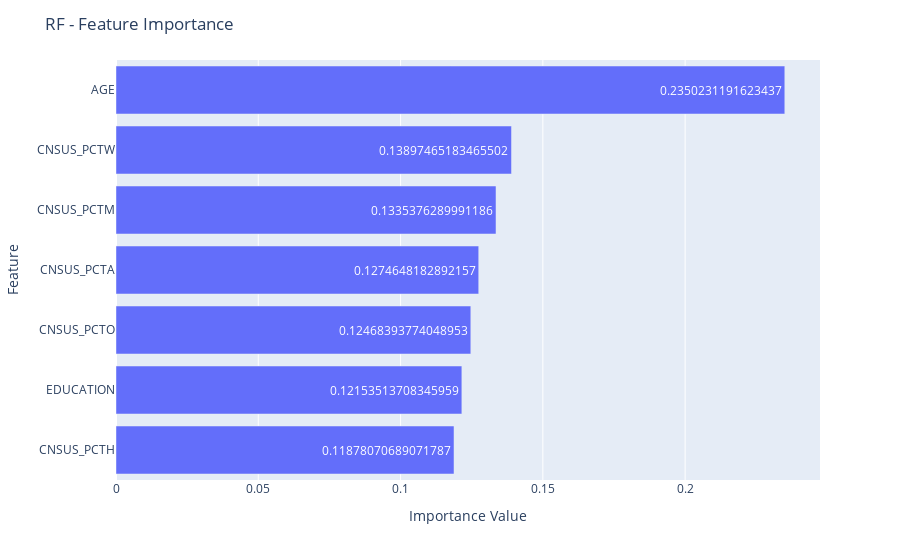
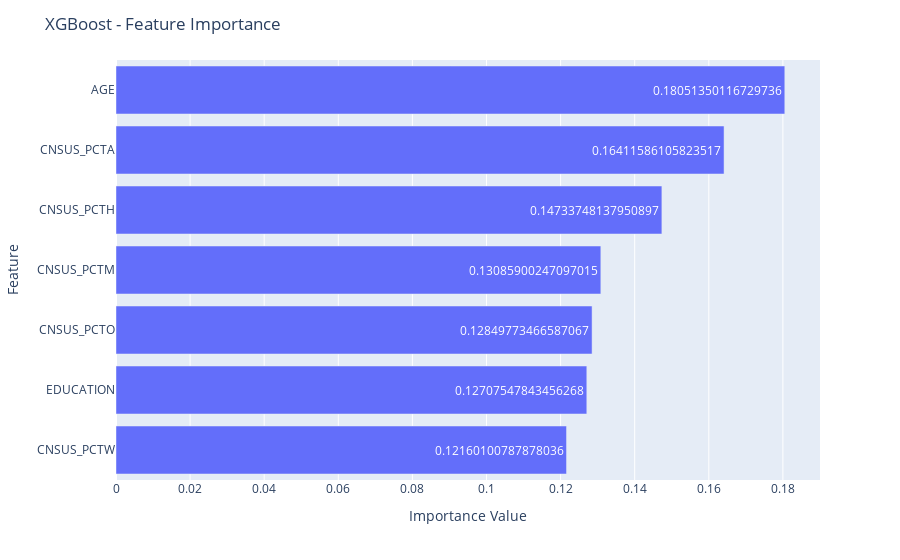
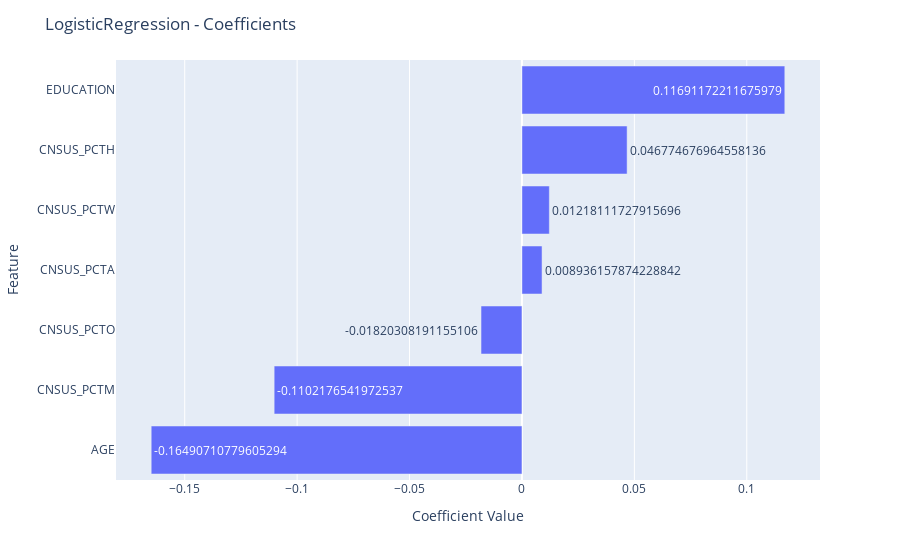
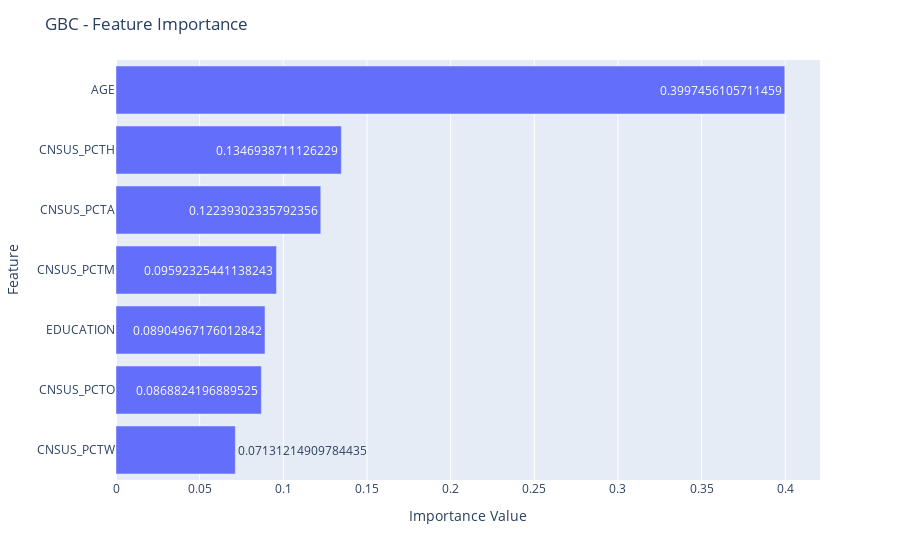

Write notebook code for charts like these, in order.
### Code cell
import os
import json
def get_next_experiment_id(log_file):
    if os.path.exists(log_file) and os.path.getsize(log_file) > 0:
        try:
            experiment_log = pd.read_csv(log_file)
            last_exp_id = experiment_log['exp_id'].iloc[-1]
            next_exp_id = f"experiment_{int(last_exp_id.split('_')[1]) + 1}"
            print(f"Next exp_id generated: {next_exp_id}")  # Debug print
        except pd.errors.EmptyDataError:
            next_exp_id = "experiment_1"
    else:
        next_exp_id = "experiment_1"
    return next_exp_id

def log_experiment_results_csv(log_file, exp_id=None, evaluation_results=None, notes={}):
    if exp_id is None:
        exp_id = get_next_experiment_id(log_file)
        
    if os.path.exists(log_file) and os.path.getsize(log_file) > 0:
        try:
            experiment_log = pd.read_csv(log_file)
        except pd.errors.EmptyDataError:
            experiment_log = pd.DataFrame(columns=['exp_id', 'evaluation_results', 'notes'])
    else:
        experiment_log = pd.DataFrame(columns=['exp_id', 'evaluation_results', 'notes'])
        
    new_row = {'exp_id': exp_id, 'evaluation_results': str(evaluation_results), 'notes': str(notes)}
    experiment_log = experiment_log.append(new_row, ignore_index=True)
    
    experiment_log.to_csv(log_file, index=False)

log_file = "experiment_logs.csv"

model_list = ["RF", "XGBoost", "LogisticRegression", "SVM", "GBC"]
["RF", "XGBoost", "LogisticRegression", "SVM", "GBC", "Ensemble", "Stacked"]

#df_survey_processed = preprocessor_survey.run_preprocessing_pipeline(skip_preprocess_dataframe=False, drop_converted_cols=True, use_frequency_encoding=True)
models, evaluation_results, class_report, best_params,transformed_X_train_df, X_train, y_train, X_test, y_test = prepare_and_fit_model(
    survey_df, 'Q1_Candidate', model_type="All", feature_importance=True, 
    scale_data=True, evaluate_models=True, use_grid_search=False, 
    feature_engineering="BOTH", add_stats=False
)

class_report_str = json.dumps(class_report, indent=4)

best_params_str = json.dumps(best_params, indent=4)


# Update your notes dictionary
notes = {
    "description": "Good SVM - Removed some features",
    "target_col": "Q1_Candidate",
    "columns_used": ", ".join(columns_to_use),
    "classification_report": class_report_str,
    "best_params": best_params_str 
}
log_experiment_results_csv(log_file,None, evaluation_results, notes)

### Figure 1 — Plotly figure (JSON) as saved in the notebook; plotly's stock layout.template omitted (floating-point values rounded to 4 significant figures)
{"data": [{"alignmentgroup": "True", "hovertemplate": "Importance=%{text}<br>Feature=%{y}<extra></extra>", "legendgroup": "", "marker": {"color": "#636efa", "pattern": {"shape": ""}}, "name": "", "offsetgroup": "", "orientation": "h", "showlegend": false, "text": [0.235, 0.139, 0.1335, 0.1275, 0.1247, 0.1215, 0.1188], "textposition": "auto", "type": "bar", "x": [0.235, 0.139, 0.1335, 0.1275, 0.1247, 0.1215, 0.1188], "xaxis": "x", "y": ["AGE", "CNSUS_PCTW", "CNSUS_PCTM", "CNSUS_PCTA", "CNSUS_PCTO", "EDUCATION", "CNSUS_PCTH"], "yaxis": "y"}], "layout": {"barmode": "relative", "legend": {"tracegroupgap": 0}, "margin": {"t": 60}, "title": {"text": "RF - Feature Importance"}, "xaxis": {"anchor": "y", "domain": [0, 1], "title": {"text": "Importance Value"}}, "yaxis": {"anchor": "x", "categoryorder": "total ascending", "domain": [0, 1], "title": {"text": "Feature"}}}}

### Figure 2 — Plotly figure (JSON) as saved in the notebook; plotly's stock layout.template omitted (floating-point values rounded to 4 significant figures)
{"data": [{"alignmentgroup": "True", "hovertemplate": "Importance=%{text}<br>Feature=%{y}<extra></extra>", "legendgroup": "", "marker": {"color": "#636efa", "pattern": {"shape": ""}}, "name": "", "offsetgroup": "", "orientation": "h", "showlegend": false, "text": [0.1805, 0.1641, 0.1473, 0.1309, 0.1285, 0.1271, 0.1216], "textposition": "auto", "type": "bar", "x": [0.1805, 0.1641, 0.1473, 0.1309, 0.1285, 0.1271, 0.1216], "xaxis": "x", "y": ["AGE", "CNSUS_PCTA", "CNSUS_PCTH", "CNSUS_PCTM", "CNSUS_PCTO", "EDUCATION", "CNSUS_PCTW"], "yaxis": "y"}], "layout": {"barmode": "relative", "legend": {"tracegroupgap": 0}, "margin": {"t": 60}, "title": {"text": "XGBoost - Feature Importance"}, "xaxis": {"anchor": "y", "domain": [0, 1], "title": {"text": "Importance Value"}}, "yaxis": {"anchor": "x", "categoryorder": "total ascending", "domain": [0, 1], "title": {"text": "Feature"}}}}

### Figure 3 — Plotly figure (JSON) as saved in the notebook; plotly's stock layout.template omitted (floating-point values rounded to 4 significant figures)
{"data": [{"alignmentgroup": "True", "hovertemplate": "Coefficient=%{text}<br>Feature=%{y}<extra></extra>", "legendgroup": "", "marker": {"color": "#636efa", "pattern": {"shape": ""}}, "name": "", "offsetgroup": "", "orientation": "h", "showlegend": false, "text": [-0.1649, 0.1169, -0.1102, 0.04677, -0.0182, 0.01218, 0.008936], "textposition": "auto", "type": "bar", "x": [-0.1649, 0.1169, -0.1102, 0.04677, -0.0182, 0.01218, 0.008936], "xaxis": "x", "y": ["AGE", "EDUCATION", "CNSUS_PCTM", "CNSUS_PCTH", "CNSUS_PCTO", "CNSUS_PCTW", "CNSUS_PCTA"], "yaxis": "y"}], "layout": {"barmode": "relative", "legend": {"tracegroupgap": 0}, "margin": {"t": 60}, "title": {"text": "LogisticRegression - Coefficients"}, "xaxis": {"anchor": "y", "domain": [0, 1], "title": {"text": "Coefficient Value"}}, "yaxis": {"anchor": "x", "categoryorder": "total ascending", "domain": [0, 1], "title": {"text": "Feature"}}}}

### Figure 4 — Plotly figure (JSON) as saved in the notebook; plotly's stock layout.template omitted (floating-point values rounded to 4 significant figures)
{"data": [{"alignmentgroup": "True", "hovertemplate": "Importance=%{text}<br>Feature=%{y}<extra></extra>", "legendgroup": "", "marker": {"color": "#636efa", "pattern": {"shape": ""}}, "name": "", "offsetgroup": "", "orientation": "h", "showlegend": false, "text": [0.3997, 0.1347, 0.1224, 0.09592, 0.08905, 0.08688, 0.07131], "textposition": "auto", "type": "bar", "x": [0.3997, 0.1347, 0.1224, 0.09592, 0.08905, 0.08688, 0.07131], "xaxis": "x", "y": ["AGE", "CNSUS_PCTH", "CNSUS_PCTA", "CNSUS_PCTM", "EDUCATION", "CNSUS_PCTO", "CNSUS_PCTW"], "yaxis": "y"}], "layout": {"barmode": "relative", "legend": {"tracegroupgap": 0}, "margin": {"t": 60}, "title": {"text": "GBC - Feature Importance"}, "xaxis": {"anchor": "y", "domain": [0, 1], "title": {"text": "Importance Value"}}, "yaxis": {"anchor": "x", "categoryorder": "total ascending", "domain": [0, 1], "title": {"text": "Feature"}}}}
